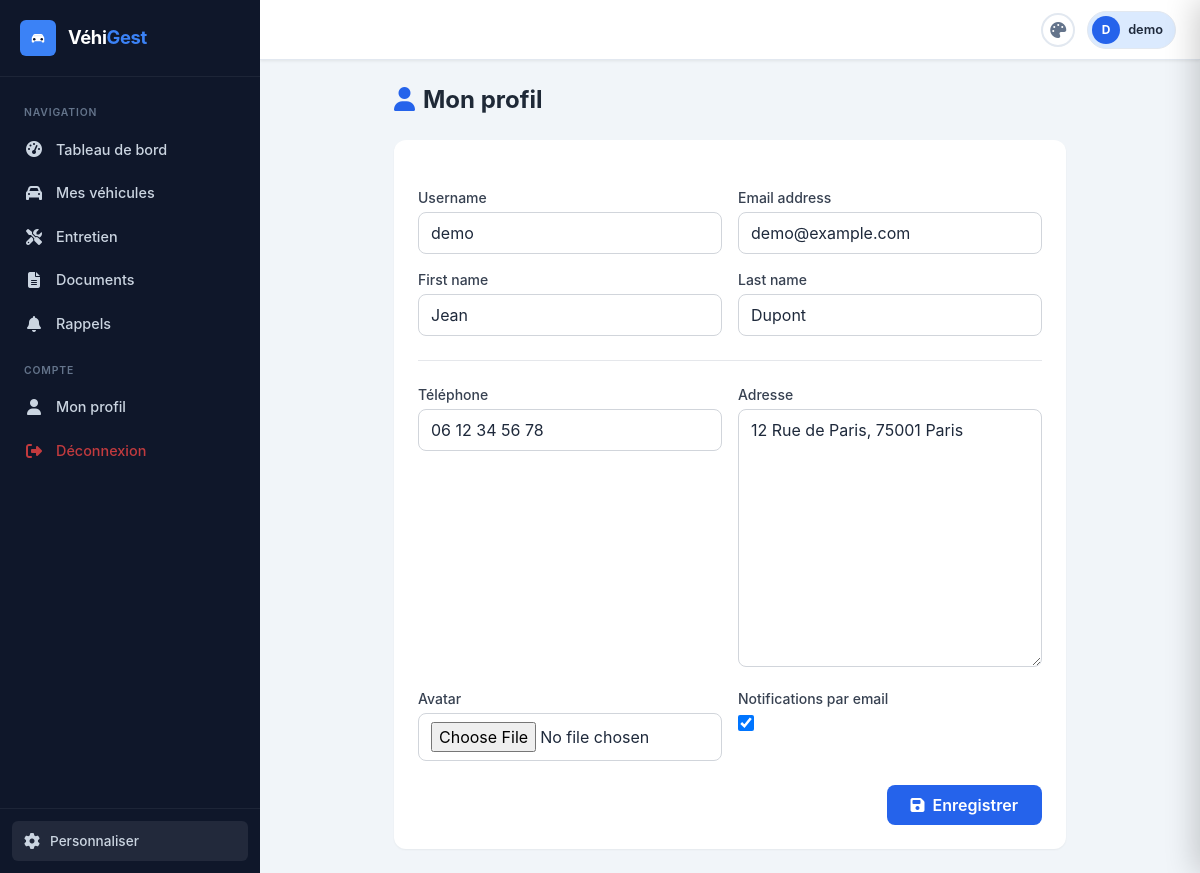
The app's page /comptes/profile/ (signed in) with its own data.
### accounts/models.py (models this page shows, shortened)
class Profile(models.Model):
    user = models.OneToOneField(User, on_delete=models.CASCADE, related_name='profile')
    phone = models.CharField('Téléphone', max_length=20, blank=True)
    address = models.TextField('Adresse', blank=True)
    avatar = models.ImageField('Avatar', upload_to='avatars/', blank=True)
    notification_email = models.BooleanField('Notifications par email', default=True)
    created_at = models.DateTimeField(auto_now_add=True)
    updated_at = models.DateTimeField(auto_now=True)
    class Meta:
        verbose_name = 'Profil'
        verbose_name_plural = 'Profils'

### accounts/views.py (the view)
# urls.py: path('profile/', views.profile_view, name='profile'),
@login_required
def profile_view(request):
    user = request.user
    if request.method == 'POST':
        user_form = UserForm(request.POST, instance=user)
        profile_form = ProfileForm(request.POST, request.FILES, instance=user.profile)
        if user_form.is_valid() and profile_form.is_valid():
            user_form.save()
            profile_form.save()
            messages.success(request, 'Profil mis à jour !')
            return redirect('accounts:profile')
    else:
        user_form = UserForm(instance=user)
        profile_form = ProfileForm(instance=user.profile)
    return render(request, 'accounts/profile.html', {
        'user_form': user_form,
        'profile_form': profile_form,
    })

### accounts/forms.py
class UserForm(forms.ModelForm):
    class Meta:
        model = User
        fields = ['username', 'email', 'first_name', 'last_name']
    def __init__(self, *args, **kwargs):
        super().__init__(*args, **kwargs)
        for field in self.fields.values():
            field.widget.attrs['class'] = 'w-full px-3 py-2 border border-gray-300 rounded-lg focus:outline-none focus:ring-2 focus:ring-blue-500'

class ProfileForm(forms.ModelForm):
    class Meta:
        model = Profile
        fields = ['phone', 'address', 'avatar', 'notification_email']
    def __init__(self, *args, **kwargs):
        super().__init__(*args, **kwargs)
        for field in self.fields.values():
            if isinstance(field.widget, forms.CheckboxInput):
                field.widget.attrs['class'] = 'h-4 w-4 text-blue-600 focus:ring-blue-500 border-gray-300 rounded'
            else:
                field.widget.attrs['class'] = 'w-full px-3 py-2 border border-gray-300 rounded-lg focus:outline-none focus:ring-2 focus:ring-blue-500'

### accounts/templates/accounts/profile.html (shortened to what this page needs)
{% extends "base.html" %}
{% block content %}
<div class="max-w-2xl mx-auto">
    <h1 class="text-2xl font-bold text-gray-800 mb-6"><i class="fas fa-user text-blue-600 mr-2"></i>Mon profil</h1>
    <div class="bg-white rounded-xl shadow-sm p-6 space-y-6">
        <form method="post" enctype="multipart/form-data" class="space-y-6">
            <div class="grid grid-cols-1 md:grid-cols-2 gap-4">
                {% for field in user_form %}
                <div>
                    <label class="block text-sm font-medium text-gray-700 mb-1">{{ field.label }}</label>
                    {{ field }}
                </div>
                {% endfor %}
            </div>
            <hr>
            <div class="grid grid-cols-1 md:grid-cols-2 gap-4">
                {% for field in profile_form %}
                <div>
                    <label class="block text-sm font-medium text-gray-700 mb-1">{{ field.label }}</label>
                    {{ field }}
                </div>
                {% endfor %}
            </div>
            <div class="flex justify-end">
                <button type="submit" class="bg-blue-600 text-white px-6 py-2 rounded-lg font-semibold hover:bg-blue-700 transition">
                    <i class="fas fa-save mr-2"></i>Enregistrer
                </button>
            </div>
        </form>
    </div>
</div>
{% endblock %}

### templates/base.html (shortened to what this page needs)
<!DOCTYPE html>
{% load static %}
<html lang="fr" data-theme="light" data-sidebar-style="standard" data-sidebar-color="default" data-font-size="medium">
<head>
    <script src="https://cdn.tailwindcss.com"></script>
    <link rel="stylesheet" href="https://cdnjs.cloudflare.com/ajax/libs/font-awesome/6.5.1/css/all.min.css">
</head>
<body>
    {% if user.is_authenticated %}
    <div class="app-layout">
        <aside class="sidebar" id="sidebar">
            <div class="sidebar-header">
                <div class="sidebar-logo-icon">
                </div>
                <span class="sidebar-brand">Véhi<span>Gest</span></span>
            </div>
            <nav class="sidebar-nav">
                <div class="sidebar-section-title">Navigation</div>
                <a href="{% url 'dashboard:home' %}" class="sidebar-link {% if request.resolver_match.app_name == 'dashboard' %}active{% endif %}">
                    <i class="fas fa-tachometer-alt"></i>
                    <span class="link-text">Tableau de bord</span>
                </a>
                <a href="{% url 'vehicles:list' %}" class="sidebar-link {% if request.resolver_match.app_name == 'vehicles' %}active{% endif %}">
                    <i class="fas fa-car"></i>
                    <span class="link-text">Mes véhicules</span>
                </a>
                <a href="{% url 'maintenance:list' %}" class="sidebar-link {% if request.resolver_match.app_name == 'maintenance' %}active{% endif %}">
                    <i class="fas fa-tools"></i>
                    <span class="link-text">Entretien</span>
                </a>
                <a href="{% url 'documents:list' %}" class="sidebar-link {% if request.resolver_match.app_name == 'documents' %}active{% endif %}">
                    <i class="fas fa-file-alt"></i>
                    <span class="link-text">Documents</span>
                </a>
                <a href="{% url 'notifications:reminders' %}" class="sidebar-link {% if request.resolver_match.app_name == 'notifications' %}active{% endif %}">
                    <i class="fas fa-bell"></i>
                    <span class="link-text">Rappels</span>
                </a>
                <div class="sidebar-section-title">Compte</div>
                <a href="{% url 'accounts:profile' %}" class="sidebar-link">
                    <i class="fas fa-user"></i>
                    <span class="link-text">Mon profil</span>
                </a>
                <a href="{% url 'accounts:logout' %}" class="sidebar-link" style="color:rgba(239,68,68,0.8)">
                    <i class="fas fa-sign-out-alt"></i>
                    <span class="link-text">Déconnexion</span>
                </a>
            </nav>
            <div class="sidebar-footer">
                <button class="settings-btn" onclick="openSettings()">
                    <i class="fas fa-cog"></i>
                    <span>Personnaliser</span>
                </button>
            </div>
        </aside>
        <div class="app-content">
            <header class="topbar">
                <div class="topbar-right">
                    <button onclick="openSettings()" class="theme-btn" title="Personnaliser" style="width:34px;height:34px;border-color:var(--border-color)">
                        <i class="fas fa-palette"></i>
                    </button>
                    <div style="display:flex;align-items:center;gap:8px;padding:4px 12px 4px 4px;border-radius:50px;background:var(--accent-light);border:1px solid var(--border-color)">
                        <div style="width:28px;height:28px;border-radius:50%;background:var(--accent);display:flex;align-items:center;justify-content:center;color:#fff;font-size:0.75rem;font-weight:700">
                            {{ user.username|first|upper }}
                        </div>
                        <span style="font-size:0.8rem;font-weight:600;color:var(--text-primary)">{{ user.username }}</span>
                    </div>
                </div>
            </header>
            <main class="main-area">
                {% block content %}{% endblock %}
            </main>
        </div>
    </div>
    {% else %}
    <main class="min-h-screen" style="background:var(--bg-body)">
        {% block auth_content %}{% endblock %}
    </main>
    {% endif %}
</body>
</html>

### templates/base.html (style rules this page uses)
:root { --bg-body: #f1f5f9; --bg-card: #ffffff; --bg-sidebar: #0f172a; --bg-sidebar-hover: rgba(255,255,255,0.08); --bg-sidebar-active: rgba(59,130,246,0.2); --bg-header: #ffffff; --bg-dropdown: #ffffff; --text-primary: #1e293b; --text-secondary: #64748b; --text-sidebar: #cbd5e1; --text-sidebar-active: #ffffff; --text-sidebar-heading: #64748b; --border-color: #e2e8f0; --accent: #2563eb; --accent-light: #dbeafe; --accent-dark: #1d4ed8; --shadow: 0 1px 3px rgba(0,0,0,0.08); --shadow-lg: 0 4px 20px rgba(0,0,0,0.1); --radius: 10px; --radius-sm: 6px; --font-size: 16px; --sidebar-width: 260px; --sidebar-compact-width: 72px; --transition-speed: 0.3s; }
[data-font-size="medium"] { --font-size: 16px; }
[data-sidebar-color="default"] { --sidebar-accent: #3b82f6; --sidebar-accent-bg: rgba(59,130,246,0.15); }
*, *::before, *::after { box-sizing: border-box; }
html { font-size: var(--font-size); }
body { margin: 0; font-family: 'Inter', system-ui, -apple-system, sans-serif; background: var(--bg-body); color: var(--text-primary); transition: background var(--transition-speed), color var(--transition-speed); min-height: 100vh; }
.app-layout { display: flex; height: 100vh; overflow: hidden; }
.sidebar { width: var(--sidebar-width); background: var(--bg-sidebar); display: flex; flex-direction: column; flex-shrink: 0; transition: width var(--transition-speed), background var(--transition-speed); position: relative; z-index: 40; overflow: hidden; }
.sidebar-header { padding: 20px 20px; display: flex; align-items: center; gap: 12px; border-bottom: 1px solid rgba(255,255,255,0.06); flex-shrink: 0; }
.sidebar-logo-icon { width: 36px; height: 36px; background: var(--sidebar-accent); border-radius: var(--radius-sm); display: flex; align-items: center; justify-content: center; flex-shrink: 0; transition: background var(--transition-speed); }
.sidebar-logo-icon svg { width: 20px; height: 20px; fill: white; }
.sidebar-brand { font-size: 1.15rem; font-weight: 700; color: #fff; letter-spacing: -0.02em; white-space: nowrap; overflow: hidden; }
.sidebar-brand span { color: var(--sidebar-accent); transition: color var(--transition-speed); }
.sidebar-nav { flex: 1; overflow-y: auto; padding: 12px 12px; display: flex; flex-direction: column; gap: 2px; }
.sidebar-section-title { font-size: 0.65rem; font-weight: 600; text-transform: uppercase; letter-spacing: 0.08em; color: var(--text-sidebar-heading); padding: 16px 12px 6px; white-space: nowrap; overflow: hidden; }
.sidebar-link { display: flex; align-items: center; gap: 12px; padding: 10px 12px; border-radius: var(--radius-sm); color: var(--text-sidebar); text-decoration: none; font-size: 0.9rem; font-weight: 500; transition: all 0.2s; white-space: nowrap; position: relative; }
.sidebar-link i { width: 20px; text-align: center; font-size: 1rem; flex-shrink: 0; }
.sidebar-link .link-text { overflow: hidden; }
.sidebar-footer { border-top: 1px solid rgba(255,255,255,0.06); padding: 12px; flex-shrink: 0; }
.app-content { flex: 1; display: flex; flex-direction: column; overflow: hidden; background: var(--bg-body); transition: background var(--transition-speed); }
.topbar { background: var(--bg-header); border-bottom: 1px solid var(--border-color); padding: 0 24px; height: 60px; display: flex; align-items: center; justify-content: space-between; flex-shrink: 0; transition: background var(--transition-speed), border-color var(--transition-speed); box-shadow: var(--shadow); }
.topbar-right { display: flex; align-items: center; gap: 12px; }
.main-area { flex: 1; overflow-y: auto; padding: 24px; }
.theme-btn { width: 36px; height: 36px; border-radius: 50%; border: 2px solid transparent; cursor: pointer; display: flex; align-items: center; justify-content: center; font-size: 1rem; transition: all 0.2s; background: var(--bg-card); color: var(--text-secondary); }
.settings-btn { display: flex; align-items: center; gap: 10px; width: 100%; padding: 10px 12px; border-radius: var(--radius-sm); border: none; background: var(--bg-sidebar-hover); color: var(--text-sidebar); cursor: pointer; font-size: 0.85rem; font-weight: 500; transition: all 0.2s; }
.settings-btn i { font-size: 1rem; }

### records on screen
Profile: profile_form "06 12 34 56 78" "12 Rue de Paris, 75001 Paris" "☑"

### other values on screen
{{ user.username|first|upper }} "D"
{{ user.username }} "demo"
{{ field.label }} "Username" "Email address" "First name" "Last name"
{{ field.label }} "Téléphone" "Adresse" "Avatar" "Notifications par email"
